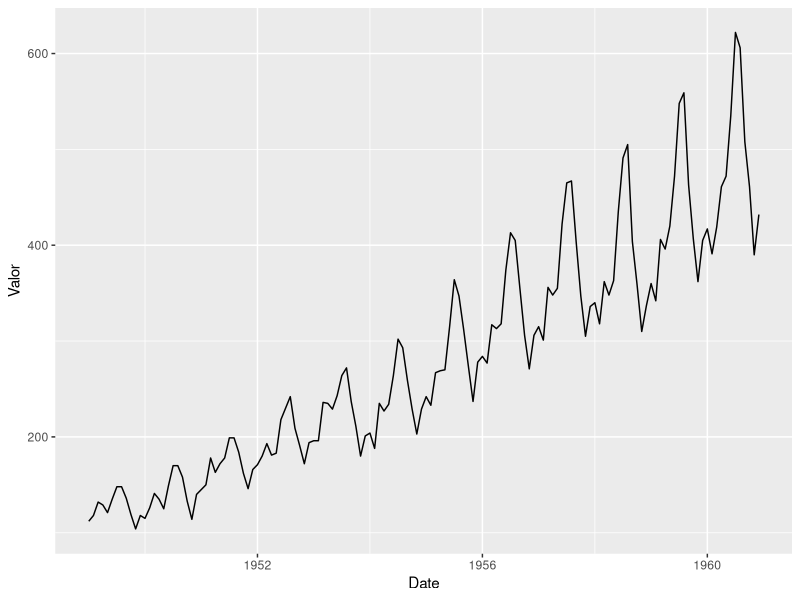

This figure's R source:
#' 
#' Author: Bruno Tebaldi de Queiroz Barbosa
#' 
#' Data: 2022-01-12
#' 


# Setup -------------------------------------------------------------------

rm(list = ls())


# Bibliotecas -------------------------------------------------------------
library(tidyverse)


# Banco de dados ----------------------------------------------------------
AirPassengers
tbl <- data.frame(Date=as.numeric(time(AirPassengers)), Valor=as.numeric(AirPassengers))


# Grafico -----------------------------------------------------------------
ggplot(data = tbl) +
  geom_line(mapping = aes(x = Date, y = Valor))
